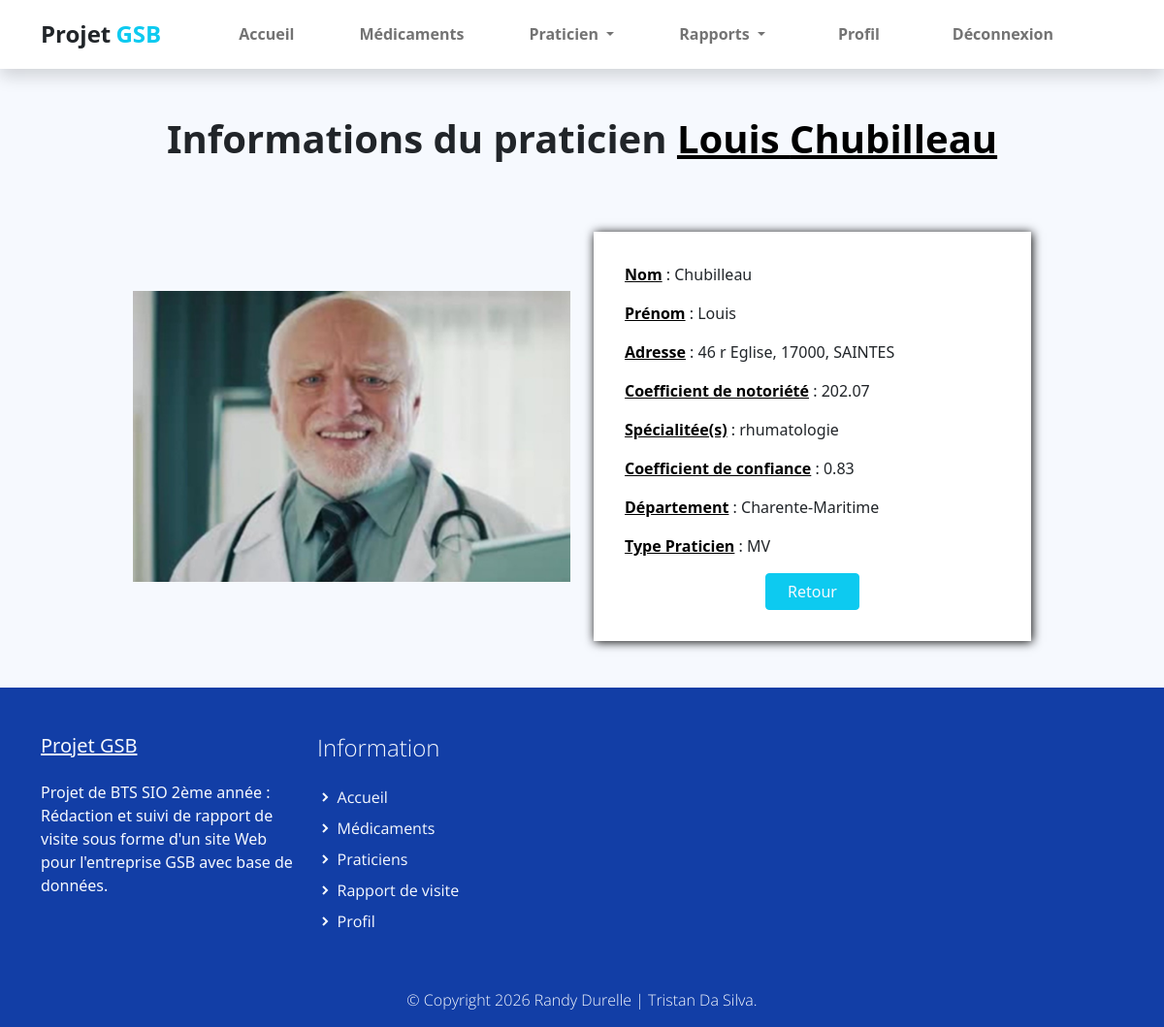
Before: /index.php?uc=praticien&action=afficherpraticien&praticien=47 (signed in) with the older database file.
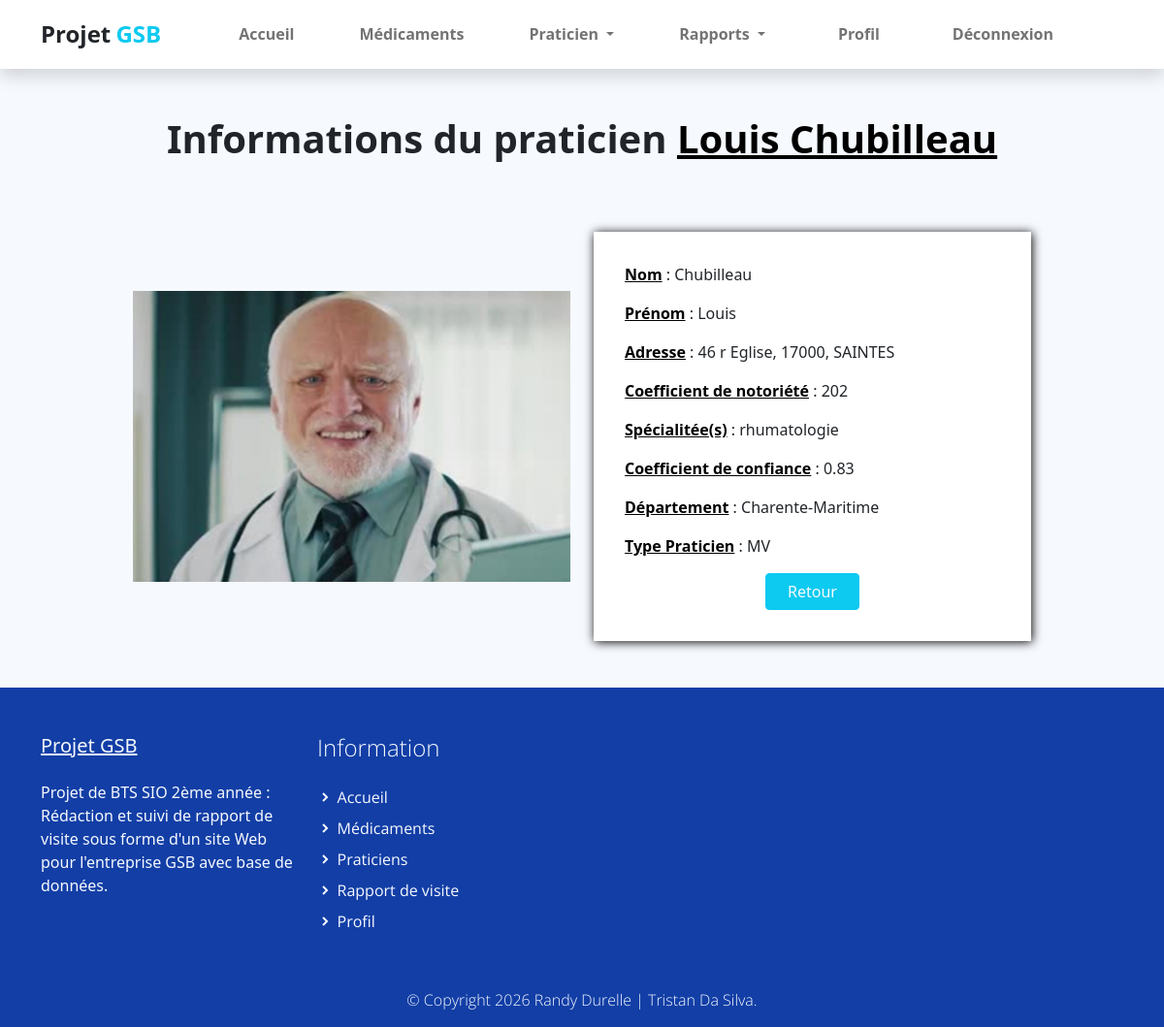
After: the same page with the newer database file.
### tables this page shows
CREATE TABLE IF NOT EXISTS `praticien` (
  `PRA_NUM` int(11) NOT NULL,
  `PRA_PRENOM` varchar(30) DEFAULT NULL,
  `PRA_NOM` varchar(30) DEFAULT NULL,
  `PRA_ADRESSE` varchar(50) DEFAULT NULL,
  `PRA_CP` varchar(5) DEFAULT NULL,
  `PRA_VILLE` varchar(25) DEFAULT NULL,
  `PRA_COEFNOTORIETE` float DEFAULT NULL,
  `TYP_CODE` varchar(3) NOT NULL,
  PRIMARY KEY (`PRA_NUM`),
  KEY `praticien_type_praticien0_FK` (`TYP_CODE`)
);

CREATE TABLE IF NOT EXISTS `departement` (
  `NoDEPT` int(11) NOT NULL,
  `Departement` varchar(30) NOT NULL,
  `REG_CODE` varchar(2) NOT NULL,
  PRIMARY KEY (`NoDEPT`),
  KEY `REG_CODE` (`REG_CODE`)
);

### modele/praticien.modele.inc.php (called while the page is built, shortened)
<?php
function getPraticienById($id)
{
    try {
        $monPdo = connexionPDO();
        $req = 'SELECT * FROM praticien WHERE PRA_NUM = :id';
        $stmt = $monPdo->prepare($req);
        $stmt->bindParam(':id', $id, PDO::PARAM_INT);
        $stmt->execute();
        $result = $stmt->fetch();
        return $result;
    } catch (PDOException $e) {
        print "Erreur !: " . $e->getMessage();
        die();
    }
}
function getInfosPraticien($id)
{
    try {
        $monPdo = connexionPDO();
        $req = "
            SELECT
                p.PRA_NOM AS Nom,
                p.PRA_PRENOM AS Prenom,
                CONCAT(p.PRA_ADRESSE, ', ', p.PRA_CP, ', ', p.PRA_VILLE) AS Adresse,
                p.PRA_COEFNOTORIETE AS Telephone,
                d.Departement AS Departement
            FROM praticien p
            LEFT JOIN departement d ON LEFT(p.PRA_CP, 2) = d.NoDEPT
            WHERE p.PRA_NUM = :id
        ";
        $stmt = $monPdo->prepare($req);
        $stmt->bindParam(':id', $id, PDO::PARAM_INT);
        $stmt->execute();
        $result = $stmt->fetch();
        return $result;
    } catch (PDOException $e) {
        print "Erreur !: " . $e->getMessage();
        die();
    }
}
function getSpecialitePraticien($id)
{
    $monPdo = connexionPDO();
    $req = "
        SELECT s.SPE_LIBELLE
        FROM praticien p
        LEFT JOIN posseder po ON p.PRA_NUM = po.PRA_NUM
        LEFT JOIN specialite s ON po.SPE_CODE = s.SPE_CODE
        WHERE p.PRA_NUM = :id
    ";
    $stmt = $monPdo->prepare($req);
    $stmt->bindParam(':id', $id, PDO::PARAM_INT);
    $stmt->execute();
    $result = $stmt->fetchAll(PDO::FETCH_COLUMN);
    $result = array_filter($result, function($val) {
        return $val !== null;
    });
    return $result;
}
function getCoefConfiance($pra_num)
{
    try {
        $monPdo = connexionPDO();
        $req = "SELECT s.SPE_LIBELLE, p.POS_COEFPRESCRIPTIO, p.POS_DIPLOME
                FROM posseder p
                JOIN specialite s ON p.SPE_CODE = s.SPE_CODE
                WHERE p.PRA_NUM = :pra_num";
        $stmt = $monPdo->prepare($req);
        $stmt->bindParam(':pra_num', $pra_num, PDO::PARAM_INT);
        $stmt->execute();
        return $stmt->fetchAll();
    } catch (PDOException $e) {
        print "Erreur !: " . $e->getMessage();
        die();
    }
}

### vues/v_afficherPraticien.php (the view)
<section class="bg-light">
    <div class="container">
        <div class="structure-hero pt-lg-5 pt-4">
            <h1 class="titre text-center">Informations du praticien <span
                    class="carac"><?php echo $infos['Prenom'] . ' ' . $infos['Nom']; ?></span></h1>
        </div>
        <div class="row align-items-center justify-content-center">
            <div class="test col-12 col-sm-8 col-lg-6 col-xl-5 col-xxl-4 py-lg-5">
                <img class="img-fluid" src="assets/img/medecin.jpg">
            </div>
            <div class="test col-12 col-sm-8 col-lg-6 col-xl-5 col-xxl-4 py-lg-5 py-3">
                <div class="formulaire"><?php
                if (!empty($infos)): ?>
                        <p><span class="carac">Nom</span> : <?php echo $infos['Nom']; ?></p>
                        <p><span class="carac">Prénom</span> : <?php echo $infos['Prenom']; ?></p>
                        <p><span class="carac">Adresse</span> : <?php echo $infos['Adresse']; ?></p>
                        <p><span class="carac">Coefficient de notoriété</span> : <?php echo $infos['Telephone']; ?></p>
                        <p><span class="carac">Spécialitée(s)</span> :
                            <?php if (!empty($specialite)) {
                                echo implode(', ', $specialite);
                            } else {
                                echo 'Aucune(s) spécialitée(s)';
                            } ?>
                        </p>
                        <p><span class="carac">Coefficient de confiance</span> :
                            <?php
                            if (!empty($coefConfiance)) {
                                $total = 0;
                                foreach ($coefConfiance as $coef) {
                                    $total += $coef['POS_COEFPRESCRIPTIO'];
                                }
                                $moyenne = $total / count($coefConfiance);
                                echo number_format($moyenne, 2);
                            } else {
                                echo 'Non défini';
                            }
                            ?>
                        </p>
                        <p><span class="carac">Département</span> : <?php echo $infos['Departement']; ?></p>
                        <p><span class="carac">Type Praticien</span> : <?php echo $praticien['TYP_CODE']; ?></p>
                    <?php endif; ?>
                    <input class="btn btn-info text-light valider col-6 col-sm-5 col-md-4 col-lg-3" type="button"
                        onclick="history.go(-1)" value="Retour">
                </div>
            </div>
        </div>
    </div>
</section>

Changed rows visible on the page:
changed praticien "Louis": PRA_COEFNOTORIETE "202.07" → "202"
